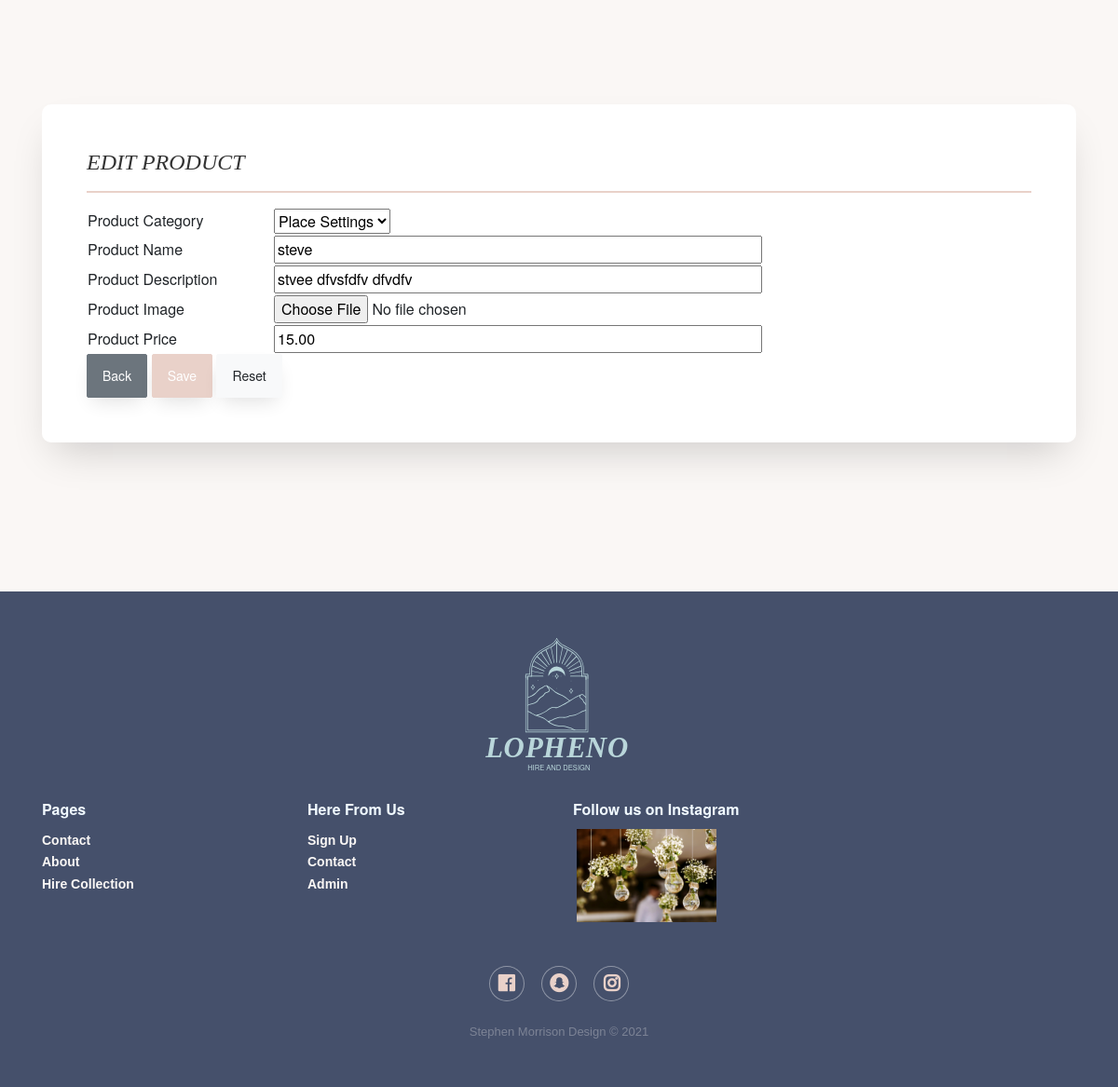
Screenshot of /admin/editProduct.php?ProdID=1 with the database file from the repository.
### tables this page shows
CREATE TABLE `products` (
  `productID` int(20) NOT NULL,
  `categoryID` int(20) NOT NULL,
  `name` varchar(20) NOT NULL,
  `description` varchar(100) NOT NULL,
  `price` varchar(20) NOT NULL,
  `product_image` int(50) NOT NULL
);

CREATE TABLE `category` (
  `categoryID` int(20) NOT NULL,
  `categoryName` varchar(20) NOT NULL
);

### admin/editProduct.php (the view, shortened to what this page needs)
<?php
 include_once("../includes/config.php");
$productID = mysqli_real_escape_string($link, $_GET['ProdID']);
$query = "SELECT * FROM products WHERE productID='$productID' ";
$result = mysqli_query($link, $query);
$row = mysqli_fetch_array($result);
extract($row);
$categoryID_F = $categoryID ;
?>
<!doctype html>
<html lang="en">
  <head>
    <link rel="stylesheet" href="https://use.fontawesome.com/releases/v5.0.13/css/all.css"
    >  <link rel="stylesheet" href="https://cdnjs.cloudflare.com/ajax/libs/ekko-lightbox/5.3.0/ekko-lightbox.css" />
      <link rel="stylesheet" href="https://stackpath.bootstrapcdn.com/bootstrap/4.4.1/css/bootstrap.min.css">
  <link rel="stylesheet" href="../css/style.css">
</head>
<body>
<section class="ftco-section">
		<div class="container mb-5">
			<div class="row justify-content-center">
				<div class="col-md-12">
					<div class="wrapper">
						<div class="row no-gutters">
							<div class="col-lg-12">
								<div class="contact-wrap w-100 p-md-5 p-4">
									<h2>EDIT PRODUCT</h2>
                  <hr class="hr">
        <form method="post" enctype="multipart/form-data">
  	       <table border="0">
  		<tr>
  		    <td width="200">Product Category</td>
            <td width="500" align="left">
			<select name="productCategory">
  				<?php
				$query = "SELECT * FROM category";
				$result = mysqli_query($link, $query);
				while($row = mysqli_fetch_array($result)) {
				extract($row);
				?>
				<option <?php if ($categoryID_F == $categoryID) echo "selected"; ?> value="<?php echo $categoryID; ?>"><?php echo $categoryName; ?></option>
				<?php
				}
				?>
			</select>
            </td>
		 </tr>
		 <tr>
		    <td width="200">Product Name</td>
		    <td width="175" align="left">
				<input type="text" size="55" name="productName" value="<?php echo $name; ?>">
			</td>
		    </tr>
  		<tr>
		    <td width="200">Product Description</td>
		    <td width="500" align="left"><input type="text" size="55" name="productDesc" value="<?php echo $description; ?>"></td>
		</tr>
                <tr>
		    <td width="150">Product Image</td>
		    <td> <input name="fileImage" type="file"> <br>
			</td>
            </tr>
  		<tr>
		    <td width="200">Product Price</td>
		    <td width="500" align="left"><input type="text" size="55" name="productPrice" value="<?php echo $price; ?>"></td>
		 </tr>
		</table>
    <button id="backbutton" type="button" onclick="window.location.href = 'index.php';" class="btn btn-secondary ">Back</button>
	<button type="submit" class="btn btn-primary" value="Edit Product"name="editProduct">Save</button>
	<button id="resetButton" class="btn btn-light">Reset</button>
	      </form>
        </div>
        </div>
        </div>
        </div>
		</div>
        </div>
        </div>
      </section>
        <div id="footer">
<div class="footer-dark">
        <footer>
          <div class="container">
            <div class="row d-flex justify-content-center">
              <div class="col-md-3 d-flex justify-content-center mb-4">
              <img class="logo" src="../images/lophenologo12.svg" height="150px"
          alt="">
            </div>
            </div>
          </div>
            <div class="container">
                <div class="row">
                    <div class="col-sm-6 col-md-3 item">
                        <h3>Pages</h3>
                        <ul>
                            <li><a href="#">Contact</a></li>
                            <li><a href="#">About</a></li>
                            <li><a href="#">Hire Collection</a></li>
                        </ul>
                    </div>
                    <div class="col-sm-6 col-md-3 item">
                        <h3>Here From Us</h3>
                        <ul>
                            <li><a href="register.php">Sign Up</a></li>
                            <li><a href="contact.php">Contact</a></li>
                            <li><a href="admin/">Admin</a></li>
                        </ul>
                    </div>
                    <div class="col-md-6  justify-content-center">
                        <h3>Follow us on Instagram</h3>
          <img class="logo " src="../images/insta2.jpg" height="100px"
          alt="">
                    </div>
                    <div class="col item social mt-5">
                      <a href="#"><i class="fab fa-facebook"></i></a>
                    <a href="#"> <i class="fab fa-snapchat"></i></a>
                    <a href="#"><i class="fab fa-instagram"></i></a></div>
                </div>
                <p class="copyright">Stephen Morrison Design  © 2021</p>
            </div>
        </footer>
    </div>
</body>
</html>

### css/style.css (style rules this page uses)
body { font-family: "HelveticaNeue-Light", "Helvetica Neue Light", "Helvetica Neue", Helvetica, Arial, "Lucida Grande", sans-serif; font-weight: 300; }
html { background-color: var(--main-color); }
:root { --main-color:#faf7f5; --secound-color:#e9d1c9; --third-color:#45506b; --forth-color:#b9d6da; }
* { box-sizing: border-box; }
body { margin: 0; overflow-x: hidden !important; background-color: var(--main-color); }
body a { font-family: 'helvetica', sans-serif; font-weight: bold; color: #333; }
h2 { font-family:"playfair-display" ; font-size: 1.5em; font-style: italic; color: #333; }
p { font-family: "helvetica", "helvetica-Neue"; font-size: 16px; color: #333; }
.hr { border-top: 2px solid var(--secound-color); }
a { -webkit-transition: .3s all ease; -o-transition: .3s all ease; transition: .3s all ease; color: #e3b04b; }
.ftco-section { padding: 7em 0; }
.wrapper { width: 100%; overflow: hidden; border-radius: 10px; -webkit-box-shadow: 0px 21px 41px -13px rgba(0, 0, 0, 0.18); -moz-box-shadow: 0px 21px 41px -13px rgba(0, 0, 0, 0.18); box-shadow: 0px 21px 41px -13px rgba(0, 0, 0, 0.18); }
.contact-wrap { background: #fff; }
.btn { padding: 12px 16px; cursor: pointer; border-width: 1px; border-radius: 2px; font-size: 14px; font-weight: 400; -webkit-box-shadow: 0px 10px 20px -6px rgba(0, 0, 0, 0.12); -moz-box-shadow: 0px 10px 20px -6px rgba(0, 0, 0, 0.12); box-shadow: 0px 10px 20px -6px rgba(0, 0, 0, 0.12); position: relative; -webkit-transition: 0.3s; -o-transition: 0.3s; transition: 0.3s; }
.btn.btn-primary { background: var(--secound-color) !important; border-color: var(--secound-color) !important; color: #fff; }
.footer-dark { padding:50px 0; color:#f0f9ff; background-color: var(--third-color); }
.footer-dark h3 { margin-top:0; margin-bottom:12px; font-weight:bold; font-size:16px; }
.footer-dark ul { padding:0; list-style:none; line-height:1.6; font-size:14px; margin-bottom:0; }
.footer-dark ul a { color:var(--main-color); text-decoration:none; }
.footer-dark .item.social { text-align:center; }
.footer-dark .item.social a { font-size:20px; width:36px; height:36px; line-height:36px; display:inline-block; text-align:center; border-radius:50%; box-shadow:0 0 0 1px rgba(255,255,255,0.4); margin:0 8px; color: var(--secound-color); opacity:1; }
.footer-dark .copyright { text-align:center; padding-top:24px; opacity:0.3; font-size:13px; margin-bottom:0; color: var(--main-color); }

### rows the page displays
products: productCategory "Place Settings", productName "steve", productDesc "stvee dfvsfdfv dfvdfv", productPrice "15.00"
